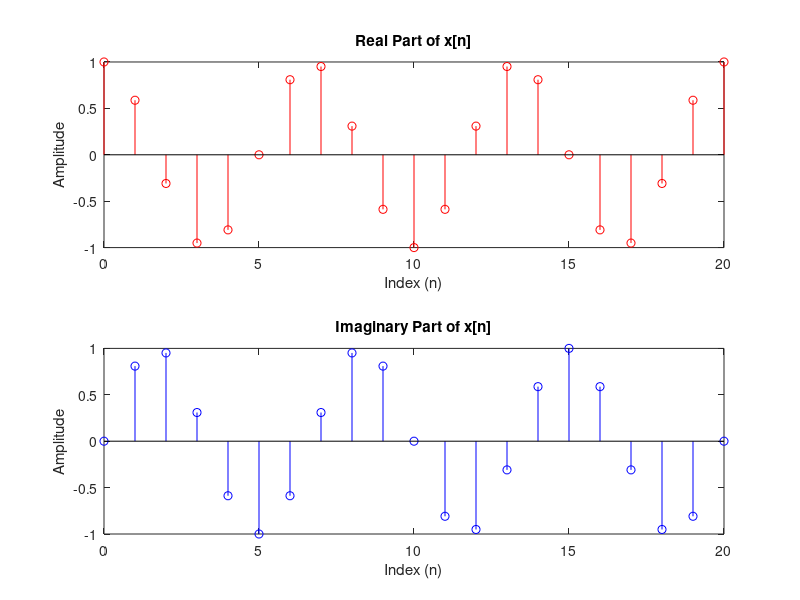

MATLAB code for this plot:
%Lab 1 pre-assignment stuff
%MATLAB is funny, % are for comments

%%
%this double % seperates code

%%
%exercise 1. Find functions on MATLAB that generate random numbers
%rand works and can take 2 arguments to make a rand matrix
A = rand(3,3)
%this creates a random 3x3 matrix

%%
%exercise 2. Find functions that calculate the conjugate, absolute value,
%real part, and imaginary part of a complex number
%abs, conj, imag, real are the functions


%calculate the conjugate, absolute value, real part, and imaginary part of
% 3 + 4i
x = 3 + 4*i;
x_conj = conj(x);
x_r = real(x);
x_im = imag(x);

%%
%exercise 3
%generate the signal shown on the lab
n = [0:20];
x = exp(i*3*pi*n/10);
%display the real and imaginary parts
x_r = real(x);
x_im = imag(x);

subplot(2,1,1)
stem(n,x_r, 'r')
title('Real Part of x[n]');
xlabel('Index (n)');
ylabel('Amplitude');

subplot(2,1,2)
stem(n,x_im, 'b')
title('Imaginary Part of x[n]');
xlabel('Index (n)');
ylabel('Amplitude');